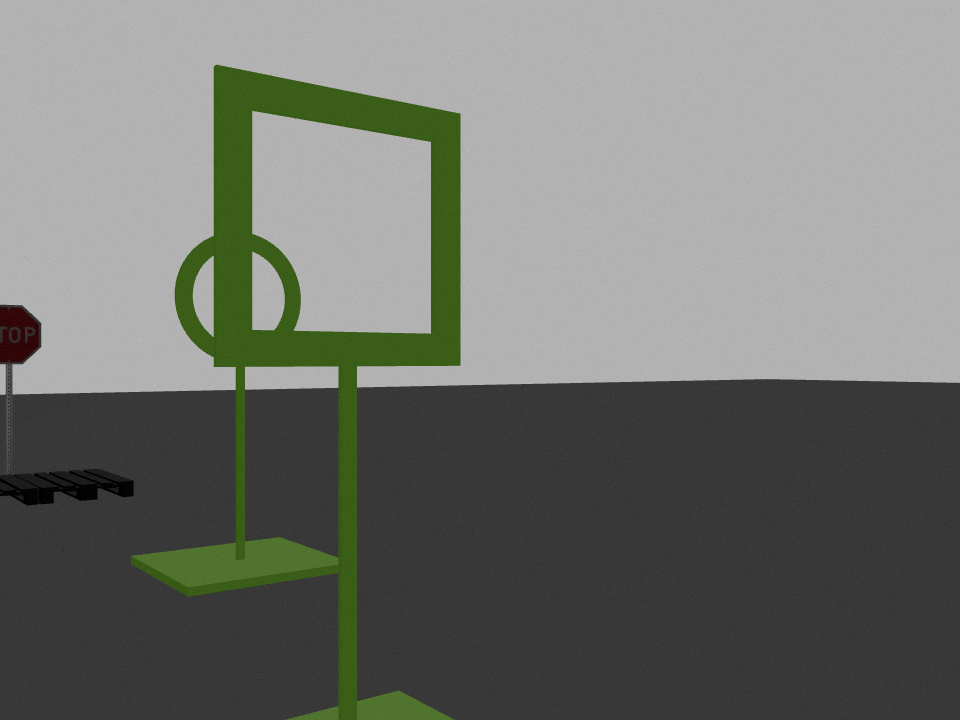
#> input picture tello_ros/drone_race/extra_files/shear.png, 960 x 720 px
$ python lel.py
#> lines starting #> are read from the running program, lines starting #| are printed output that depends on the picture; after the words box and inside, x2 and y2 are one past the last pixel; in counts of white or black regions, pixels touching at a corner belong together
import cv2
import numpy as np

# Load image
image = cv2.imread('shear.png', cv2.IMREAD_ANYCOLOR | cv2.IMREAD_ANYDEPTH)
#> image is the input picture: shape (720, 960, 3); mean B, G, R 112, 117.3, 114.7
image = cv2.imread('drone_color.png', cv2.IMREAD_ANYCOLOR | cv2.IMREAD_ANYDEPTH)
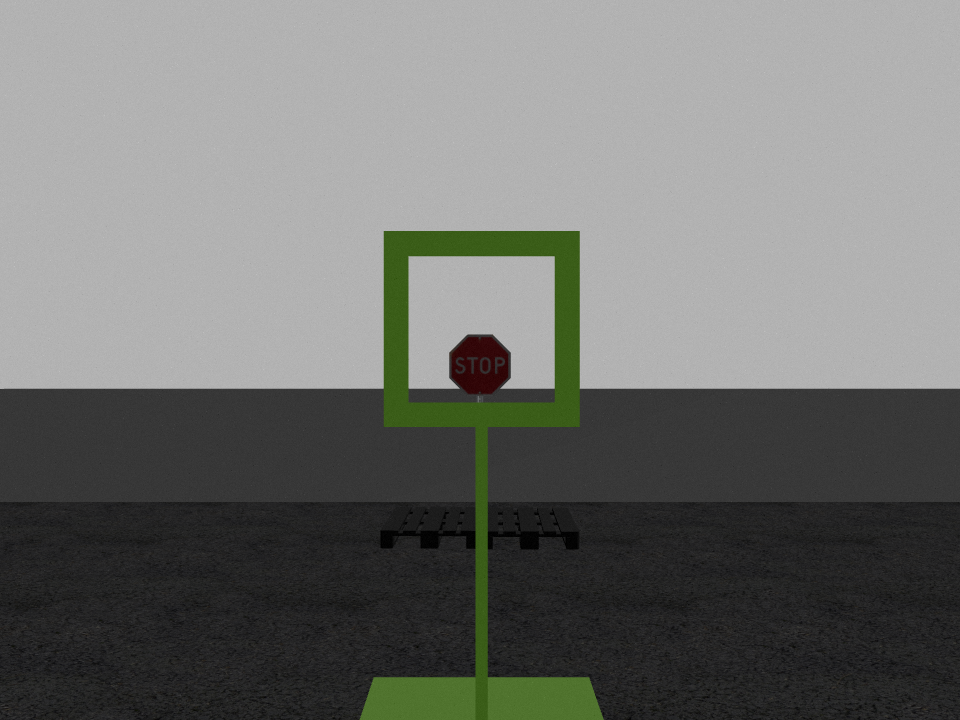
#> input picture tello_ros/drone_race/extra_files/drone_color.png, 960 x 720 px
#> image is the input picture: shape (720, 960, 3); mean B, G, R 111.8, 114.7, 113.4
image = cv2.imread('canny_edge.png', cv2.IMREAD_ANYCOLOR | cv2.IMREAD_ANYDEPTH)
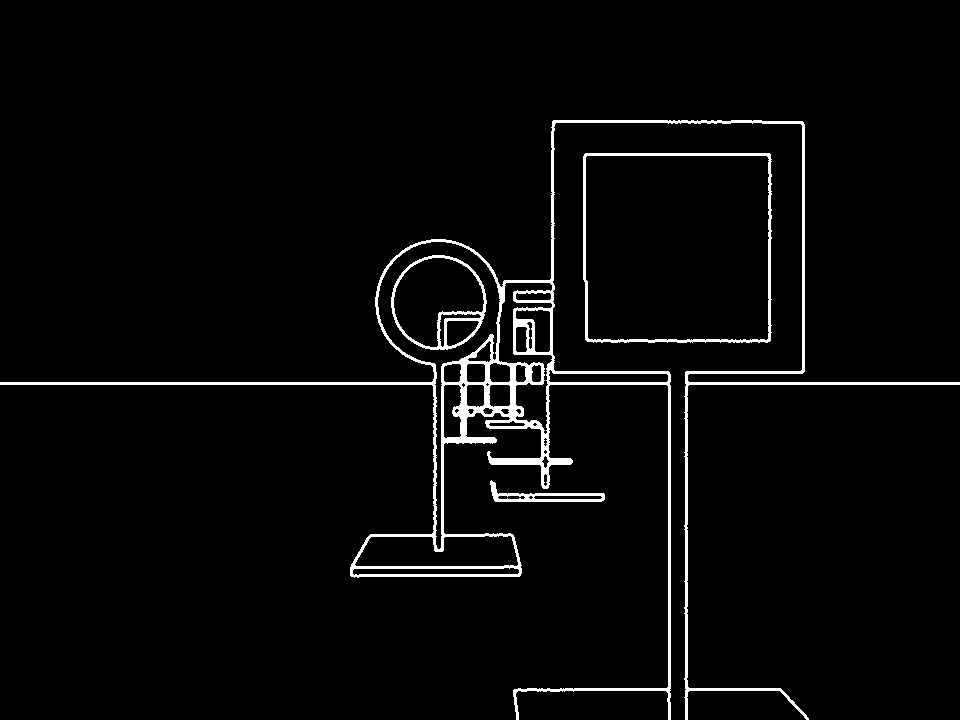
#> input picture tello_ros/drone_race/extra_files/canny_edge.png, 960 x 720 px
#> image is the input picture: shape (720, 960, 3); 3.2% white; 4 white regions, box (x1, y1, x2, y2) and area: (0, 120, 960, 720) 17633, (583, 153, 772, 343) 2216, (391, 255, 487, 350) 1288, (490, 480, 605, 502) 774
image = cv2.imread('shear.png', cv2.IMREAD_ANYCOLOR | cv2.IMREAD_ANYDEPTH)

# Find contours
# convert to binary image
gray = cv2.cvtColor(image, cv2.COLOR_BGR2GRAY)
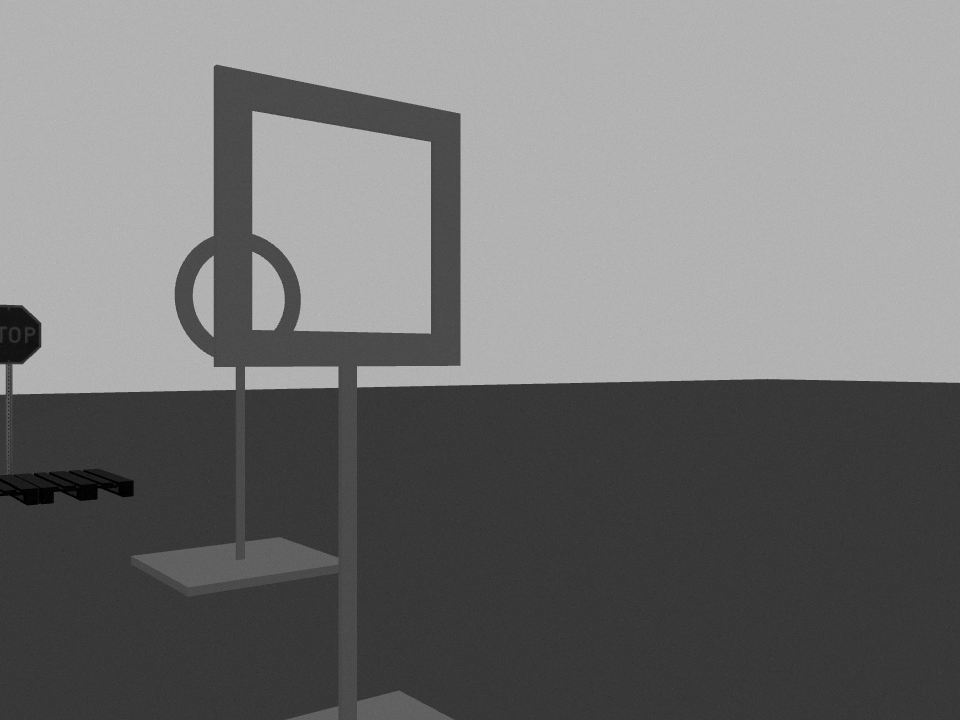
#> gray: shape (720, 960); min 0, max 191, mean 116
ret, thresh = cv2.threshold(gray, 127, 255, 0)
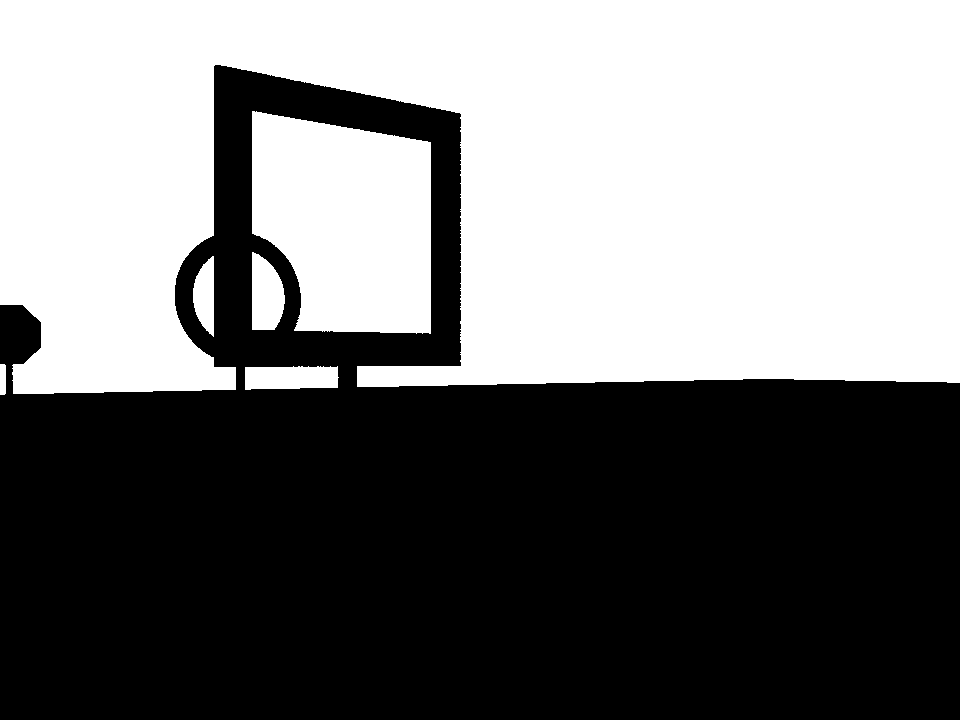
#> thresh: shape (720, 960); 48% white; 6 white regions
contours, hierarchy = cv2.findContours(thresh, cv2.RETR_TREE, cv2.CHAIN_APPROX_SIMPLE)
#> contours = 6 contours; box (x1, y1, x2, y2) and area: (0, 0, 960, 394) 291271, (252, 111, 431, 334) 32572, (252, 252, 285, 330) 1943, (245, 366, 339, 390) 1912, (193, 256, 214, 337) 1130, (0, 364, 6, 395) 149
# Draw contours
output = image.copy()

# Filter the contours to only keep the ones that are likely to be gates
gate_contours = []
for contour in contours:
    # Compute the area and perimeter of the contour
    area = cv2.contourArea(contour)
    perimeter = cv2.arcLength(contour, True)

    # Compute the aspect ratio of the bounding box of the contour
    x, y, w, h = cv2.boundingRect(contour)
    aspect_ratio = w / float(h)

    # Filter the contour based on its area, perimeter, and aspect ratio
    if area > 100 and perimeter > 50 and aspect_ratio > 0.5 and aspect_ratio < 1.5:
        gate_contours.append(contour)
#> this loop made 6 passes
#> (area, perimeter, x, y, w, h, aspect_ratio) on passes 1 to 6: (1912.5, 235.7, 245, 366, 94, 24, 3.92), (149, 68.83, 0, 364, 6, 31, 0.194), (1130.5, 179.5, 193, 256, 21, 81, 0.259), (1943, 196.9, 252, 252, 33, 78, 0.423), (32572, 777.4, 252, 111, 179, 223, 0.803), (291271, 3686.3, 0, 0, 960, 394, 2.44)
#> after the loop, gate_contours = 1 contour; box (x1, y1, x2, y2) and area: (252, 111, 431, 334) 32572

for contour in gate_contours:
    # Compute the bounding box of the contour
    x, y, w, h = cv2.boundingRect(contour)
    # Compute the height and width of the gate
    gate_height = h
    gate_width = w

    # Compute the aspect ratio of the gate
    aspect_ratio = gate_height / float(gate_width)

    # Determine the gate type based on its size and shape
    if gate_height > 100 and gate_width > 50 and aspect_ratio > 0.5 and aspect_ratio < 1.5:
        gate_type = "tall"
        # Draw the bounding box of the gate
        cv2.rectangle(output, (x, y), (x + w, y + h), (0, 255, 0), 3)
        # Draw the type of the gate
        cv2.putText(output, gate_type, (x, y - 10), cv2.FONT_HERSHEY_SIMPLEX, 0.9, (0, 255, 0), 2)
    elif gate_height > 50 and gate_width > 100 and aspect_ratio > 1.5:
        gate_type = "wide"
        # Draw the bounding box of the gate
        cv2.rectangle(output, (x, y), (x + w, y + h), (0, 255, 0), 3)
        # Draw the type of the gate
        cv2.putText(output, gate_type, (x, y - 10), cv2.FONT_HERSHEY_SIMPLEX, 0.9, (0, 255, 0), 2)
    else:
        gate_type = "unknown"
#> this loop made 1 pass
#> (x, y, w, h, gate_height, gate_width, aspect_ratio, gate_type) on pass 1: (252, 111, 179, 223, 223, 179, 1.25, 'tall')
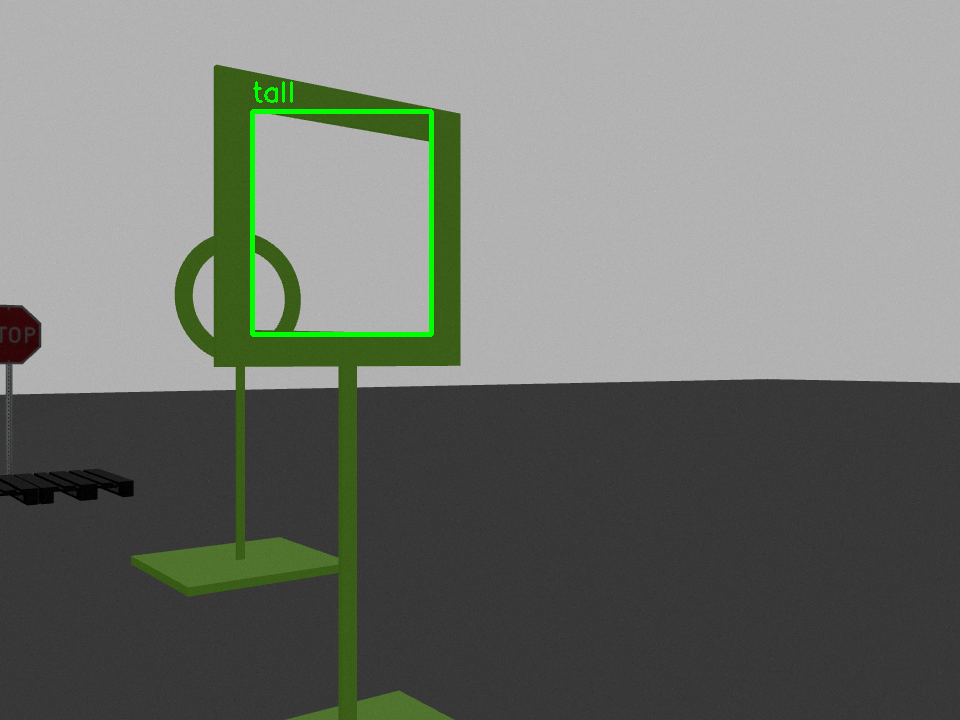
#> output: shape (720, 960, 3); 0.63% of pixels changed, all inside (x1, y1, x2, y2) = (250, 81, 434, 337)


cv2.imshow('image', image)
cv2.imshow('output', output)
cv2.waitKey(0)
cv2.destroyAllWindows()
